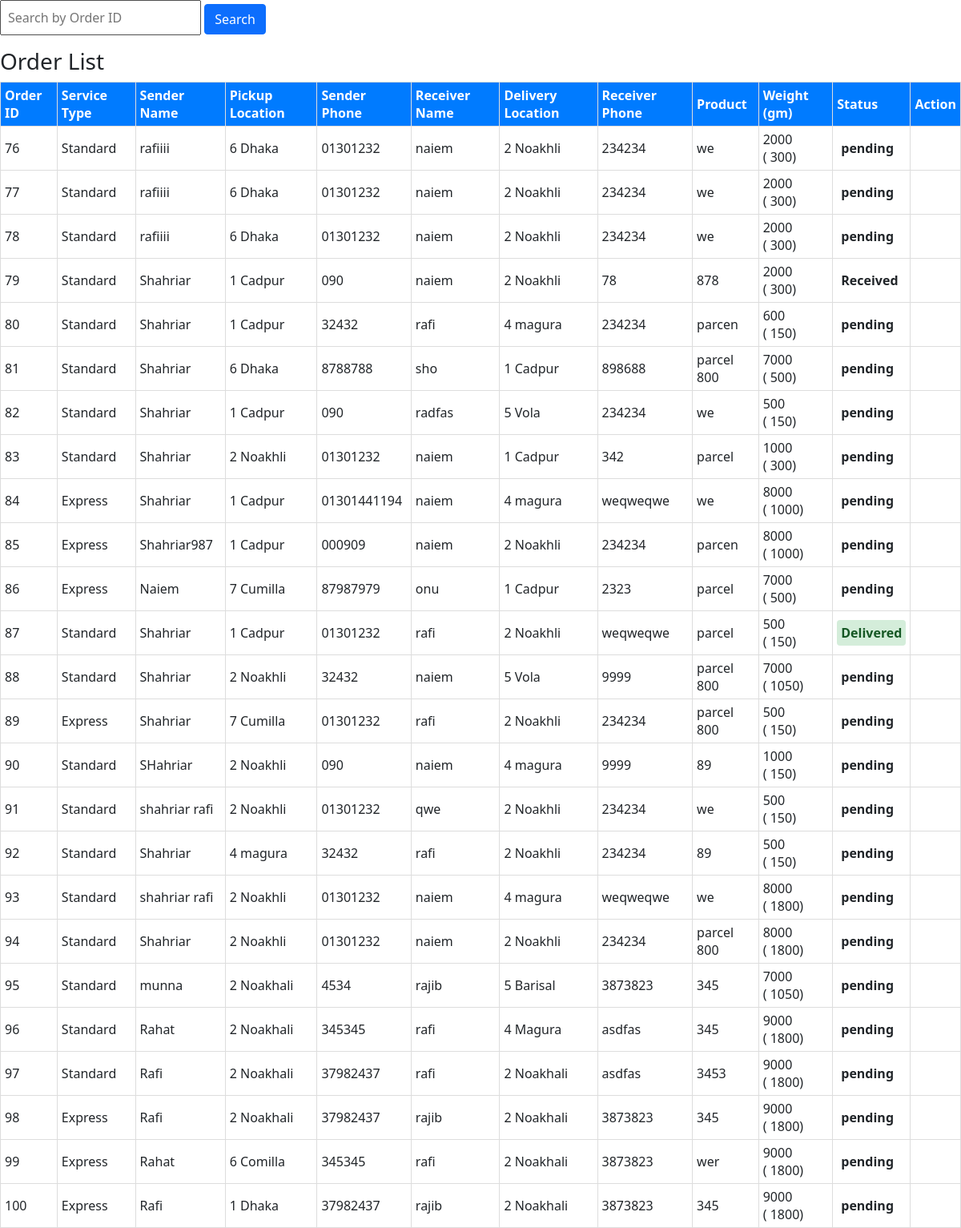
/adminpannel/pages/Delivery-system/orderlist.php, run on an earlier commit of the app's database.
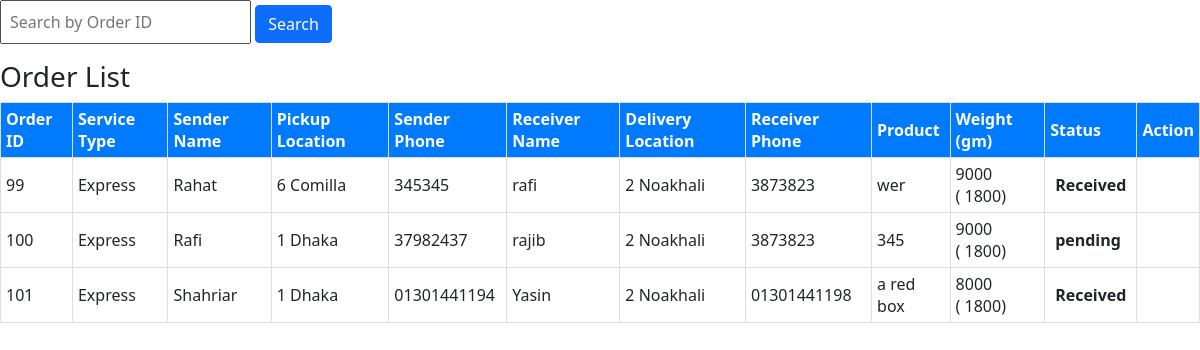
And on a later commit of the database.
### tables this page shows
CREATE TABLE `customer_section` (
  `id` int(100) NOT NULL,
  `service_type` varchar(100) NOT NULL,
  `sender_name` varchar(100) NOT NULL,
  `sender_address` varchar(100) NOT NULL,
  `sender_phone` varchar(100) NOT NULL,
  `receiver_name` varchar(100) NOT NULL,
  `receiver_address` varchar(100) NOT NULL,
  `receiver_phone` varchar(100) NOT NULL,
  `product` varchar(100) NOT NULL,
  `weight` int(100) NOT NULL,
  `date_of_order` varchar(100) NOT NULL,
  `money` int(100) NOT NULL,
  `status` varchar(100) NOT NULL,
  `order_time` timestamp NOT NULL DEFAULT current_timestamp()
);

### adminpannel/pages/Delivery-system/orderlist.php (the view, shortened to what this page needs)
<?php
$search_query = "";
?>
<?php
$database = mysqli_connect("localhost", "root", "", "fasttrack");
?>
<link rel="stylesheet" href="../../bootstrap/css/bootstrap.min.css">
</head>
<body>
    <form action="" method="post">
        <input type="search" name="search_order" value="<?php echo htmlspecialchars($search_query); ?>" placeholder="Search by Order ID" class="p-2">
        <button type="submit" class="btn btn-primary">Search</button>
    </form>
    <?php
    $query = "SELECT * FROM customer_section";
    $ns = $database->query($query);
    echo "<div class='table-container'>
    <h3>Order List</h3>
    <table>
        <thead>
            <tr>
                <th>Order ID</th>
                <th>Service Type</th>
                <th>Sender Name</th>
                <th>Pickup Location</th>
                <th>Sender Phone</th>
                <th>Receiver Name</th>
                <th>Delivery Location</th>
                <th>Receiver Phone</th>
                <th>Product</th>
                <th>Weight (gm)</th>
                <th>Status</th>
                <th>Action</th>
            </tr>
        </thead>";
    while ($row = $ns->fetch_assoc()) {
        echo "
        <tbody>
            <tr>
                <td>{$row['id']}</td>
                <td>{$row['service_type']}</td>
                <td>{$row['sender_name']}</td>
                <td>{$row['sender_address']}</td>
                <td>{$row['sender_phone']}</td>
                <td>{$row['receiver_name']}</td>
                <td>{$row['receiver_address']}</td>
                <td>{$row['receiver_phone']}</td>
                <td>{$row['product']}</td>
                <td>{$row['weight']}<br>( <i class='fa-solid fa-bangladeshi-taka-sign'></i>{$row['money']})</td>
                <td><span class='status {$row['status']}'>{$row['status']}</span></td>
                <td>
                    <a href='#' style='color:green; font-size:20px;'
                        type='button'
                        data-bs-toggle='modal'
                        data-bs-target='#exampleModal'
                        data-id='{$row['id']}'
                        data-status='{$row['status']}'>
                        <i class='fa-solid fa-pen-to-square'></i>
                    </a>
                    <a href='index.php?deleteid={$row['id']}' style='color:red; font-size:20px;'>
                        <i class='fa-solid fa-trash'></i>
                    </a>
                    <a href='#'
                        class='print-id'
                        data-service='{$row['service_type']}'
                        data-sendername='{$row['sender_name']}'
                        data-senderaddress='{$row['sender_address']}'
                        data-senderphone='{$row['sender_phone']}'
                        data-receivername='{$row['receiver_name']}'
                        data-receiveraddress='{$row['receiver_address']}'
                        data-receiverphone='{$row['receiver_phone']}'
                        data-weight='{$row['weight']}'
                        data-money='{$row['money']}'
                        data-date='{$row['date_of_order']}'
                        data-id='{$row['id']}'
                        style='color:blue; font-size:20px;'>
                        <i class='fa-solid fa-print'></i>
                    </a>
                </td>
            </tr>
        </tbody>";
    }
    echo " </table> </div>";
    ?>
</body>
</html>

### adminpannel/pages/Delivery-system/orderlist.php (style rules this page uses)
thead { background-color: #007bff; color: #fff; }
th, td { padding: 5px; border: 1px solid #ddd; }
th { font-weight: bold; }
.status { font-weight: bold; padding: 5px 5px; border-radius: 4px; }
.status.delivered { color: #155724; background-color: #d4edda; }

What changed in the data, as far as the page shows it:
removed customer_section: id "76", service_type "Standard", sender_name "rafiiii", sender_address "6 Dhaka", sender_phone "01301232", receiver_name "naiem", receiver_address "2 Noakhli", receiver_phone "234234", product "we", weight "2000", money "300", status "pending"
removed customer_section: id "77", service_type "Standard", sender_name "rafiiii", sender_address "6 Dhaka", sender_phone "01301232", receiver_name "naiem", receiver_address "2 Noakhli", receiver_phone "234234", product "we", weight "2000", money "300", status "pending"
removed customer_section: id "78", service_type "Standard", sender_name "rafiiii", sender_address "6 Dhaka", sender_phone "01301232", receiver_name "naiem", receiver_address "2 Noakhli", receiver_phone "234234", product "we", weight "2000", money "300", status "pending"
removed customer_section: id "79", service_type "Standard", sender_name "Shahriar", sender_address "1 Cadpur", sender_phone "090", receiver_name "naiem", receiver_address "2 Noakhli", receiver_phone "78", product "878", weight "2000", money "300", status "Received"
removed customer_section: id "80", service_type "Standard", sender_name "Shahriar", sender_address "1 Cadpur", sender_phone "32432", receiver_name "rafi", receiver_address "4 magura", receiver_phone "234234", product "parcen", weight "600", money "150", status "pending"
removed customer_section: id "81", service_type "Standard", sender_name "Shahriar", sender_address "6 Dhaka", sender_phone "8788788", receiver_name "sho", receiver_address "1 Cadpur", receiver_phone "898688", product "parcel 800", weight "7000", money "500", status "pending"
removed customer_section: id "82", service_type "Standard", sender_name "Shahriar", sender_address "1 Cadpur", sender_phone "090", receiver_name "radfas", receiver_address "5 Vola", receiver_phone "234234", product "we", weight "500", money "150", status "pending"
removed customer_section: id "83", service_type "Standard", sender_name "Shahriar", sender_address "2 Noakhli", sender_phone "01301232", receiver_name "naiem", receiver_address "1 Cadpur", receiver_phone "342", product "parcel", weight "1000", money "300", status "pending"
removed customer_section: id "84", service_type "Express", sender_name "Shahriar", sender_address "1 Cadpur", sender_phone "01301441194", receiver_name "naiem", receiver_address "4 magura", receiver_phone "weqweqwe", product "we", weight "8000", money "1000", status "pending"
removed customer_section: id "85", service_type "Express", sender_name "Shahriar987", sender_address "1 Cadpur", sender_phone "000909", receiver_name "naiem", receiver_address "2 Noakhli", receiver_phone "234234", product "parcen", weight "8000", money "1000", status "pending"
removed customer_section: id "86", service_type "Express", sender_name "Naiem", sender_address "7 Cumilla", sender_phone "87987979", receiver_name "onu", receiver_address "1 Cadpur", receiver_phone "2323", product "parcel", weight "7000", money "500", status "pending"
removed customer_section: id "87", service_type "Standard", sender_name "Shahriar", sender_address "1 Cadpur", sender_phone "01301232", receiver_name "rafi", receiver_address "2 Noakhli", receiver_phone "weqweqwe", product "parcel", weight "500", money "150", status "Delivered"
removed customer_section: id "88", service_type "Standard", sender_name "Shahriar", sender_address "2 Noakhli", sender_phone "32432", receiver_name "naiem", receiver_address "5 Vola", receiver_phone "9999", product "parcel 800", weight "7000", money "1050", status "pending"
removed customer_section: id "89", service_type "Express", sender_name "Shahriar", sender_address "7 Cumilla", sender_phone "01301232", receiver_name "rafi", receiver_address "2 Noakhli", receiver_phone "234234", product "parcel 800", weight "500", money "150", status "pending"
removed customer_section: id "90", service_type "Standard", sender_name "SHahriar", sender_address "2 Noakhli", sender_phone "090", receiver_name "naiem", receiver_address "4 magura", receiver_phone "9999", product "89", weight "1000", money "150", status "pending"
removed customer_section: id "91", service_type "Standard", sender_name "shahriar rafi", sender_address "2 Noakhli", sender_phone "01301232", receiver_name "qwe", receiver_address "2 Noakhli", receiver_phone "234234", product "we", weight "500", money "150", status "pending"
removed customer_section: id "92", service_type "Standard", sender_name "Shahriar", sender_address "4 magura", sender_phone "32432", receiver_name "rafi", receiver_address "2 Noakhli", receiver_phone "234234", product "89", weight "500", money "150", status "pending"
removed customer_section: id "93", service_type "Standard", sender_name "shahriar rafi", sender_address "2 Noakhli", sender_phone "01301232", receiver_name "naiem", receiver_address "4 magura", receiver_phone "weqweqwe", product "we", weight "8000", money "1800", status "pending"
removed customer_section: id "94", service_type "Standard", sender_name "Shahriar", sender_address "2 Noakhli", sender_phone "01301232", receiver_name "naiem", receiver_address "2 Noakhli", receiver_phone "234234", product "parcel 800", weight "8000", money "1800", status "pending"
removed customer_section: id "95", service_type "Standard", sender_name "munna", sender_address "2 Noakhali", sender_phone "4534", receiver_name "rajib", receiver_address "5 Barisal", receiver_phone "3873823", product "345", weight "7000", money "1050", status "pending"
removed customer_section: id "96", service_type "Standard", sender_name "Rahat", sender_address "2 Noakhali", sender_phone "345345", receiver_name "rafi", receiver_address "4 Magura", receiver_phone "asdfas", product "345", weight "9000", money "1800", status "pending"
removed customer_section: id "97", service_type "Standard", sender_name "Rafi", sender_address "2 Noakhali", sender_phone "37982437", receiver_name "rafi", receiver_address "2 Noakhali", receiver_phone "asdfas", product "3453", weight "9000", money "1800", status "pending"
removed customer_section: id "98", service_type "Express", sender_name "Rafi", sender_address "2 Noakhali", sender_phone "37982437", receiver_name "rajib", receiver_address "2 Noakhali", receiver_phone "3873823", product "345", weight "9000", money "1800", status "pending"
changed customer_section "Rahat": status "pending" → "Received"
added customer_section: id "101", service_type "Express", sender_name "Shahriar", sender_address "1 Dhaka", sender_phone "01301441194", receiver_name "Yasin", receiver_address "2 Noakhali", receiver_phone "01301441198", product "a red box", weight "8000", money "1800", status "Received"
